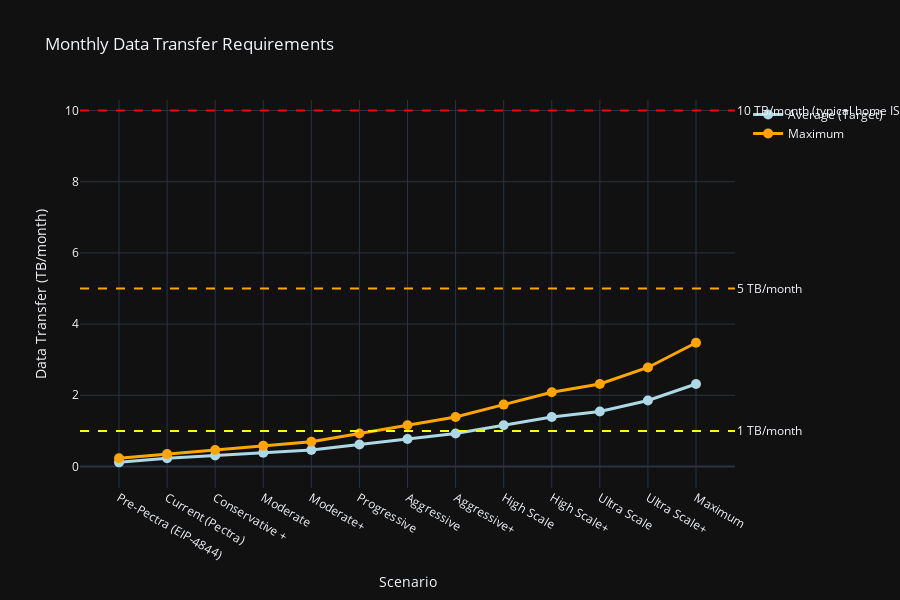

The notebook cell saved with this chart:
### Code cell
# 4. Monthly Data Transfer Visualization

# Filter to show only Full Blob data
df_monthly_full = df_monthly[df_monthly['method'] == 'Full Blob']

# Create subplots for average and maximum
fig = make_subplots(
    rows=1, cols=2,
    subplot_titles=('Average Monthly Data Transfer (Target Blobs)', 'Maximum Monthly Data Transfer (Max Blobs)'),
    horizontal_spacing=0.12
)

# Define colors for different methods
method_colors = {
    'Full Blob': 'lightblue',
    'PeerDAS-4': 'green',
    'PeerDAS-8': 'cyan', 
    'PeerDAS-16': 'blue',
    'PeerDAS-32': 'purple'
}

# Left plot: Average (Target) data transfer
# Add Full Blob average line
fig.add_trace(go.Scatter(
    x=[f"{row['target_blobs']}/{row['max_blobs']}" for _, row in df_monthly_full.iterrows()],
    y=df_monthly_full['avg_monthly_tb'],
    mode='lines+markers',
    name='Full Blob',
    line=dict(width=3, color=method_colors['Full Blob']),
    marker=dict(size=8),
    legendgroup='avg'
), row=1, col=1)

# Add PeerDAS lines for various custody counts (4, 8, 16, 32)
for custody in [4, 8, 16, 32]:
    df_monthly_custody = df_monthly[df_monthly['custody_count'] == custody]
    
    fig.add_trace(go.Scatter(
        x=[f"{row['target_blobs']}/{row['max_blobs']}" for _, row in df_monthly_custody.iterrows()],
        y=df_monthly_custody['avg_monthly_tb'],
        mode='lines+markers',
        name=f'PeerDAS-{custody}',
        line=dict(width=2, color=method_colors.get(f'PeerDAS-{custody}', 'gray')),
        marker=dict(size=6),
        legendgroup='avg'
    ), row=1, col=1)

# Right plot: Maximum data transfer
# Add Full Blob maximum line
fig.add_trace(go.Scatter(
    x=[f"{row['target_blobs']}/{row['max_blobs']}" for _, row in df_monthly_full.iterrows()],
    y=df_monthly_full['max_monthly_tb'],
    mode='lines+markers',
    name='Full Blob',
    line=dict(width=3, color=method_colors['Full Blob']),
    marker=dict(size=8),
    legendgroup='max',
    showlegend=False
), row=1, col=2)

# Add PeerDAS maximum lines for various custody counts (4, 8, 16, 32)
for custody in [4, 8, 16, 32]:
    df_monthly_custody = df_monthly[df_monthly['custody_count'] == custody]
    
    fig.add_trace(go.Scatter(
        x=[f"{row['target_blobs']}/{row['max_blobs']}" for _, row in df_monthly_custody.iterrows()],
        y=df_monthly_custody['max_monthly_tb'],
        mode='lines+markers',
        name=f'PeerDAS-{custody}',
        line=dict(width=2, color=method_colors.get(f'PeerDAS-{custody}', 'gray')),
        marker=dict(size=6),
        legendgroup='max',
        showlegend=False
    ), row=1, col=2)

# Update axes
fig.update_xaxes(title="Target/Max Blobs per Block", tickangle=45)
fig.update_yaxes(title="Data Transfer (TB/month)", type="log", matches='y')

fig.update_layout(
    title="Monthly Data Transfer Requirements: Full Blob vs PeerDAS",
    height=600,
    width=1600,
    hovermode='x unified'
)

fig.show()

### Figure 1 — Plotly figure (JSON) as saved in the notebook; plotly's stock layout.template omitted (floating-point values rounded to 4 significant figures)
{"data": [{"line": {"color": "lightblue", "width": 3}, "marker": {"size": 10}, "mode": "lines+markers", "name": "Average (Target)", "type": "scatter", "x": ["Pre-Pectra (EIP-4844)", "Current (Pectra)", "Conservative +", "Moderate", "Moderate+", "Progressive", "Aggressive", "Aggressive+", "High Scale", "High Scale+", "Ultra Scale", "Ultra Scale+", "Maximum"], "y": [0.1159, 0.2317, 0.309, 0.3862, 0.4635, 0.618, 0.7725, 0.927, 1.159, 1.39, 1.545, 1.854, 2.317]}, {"line": {"color": "orange", "width": 3}, "marker": {"size": 10}, "mode": "lines+markers", "name": "Maximum", "type": "scatter", "x": ["Pre-Pectra (EIP-4844)", "Current (Pectra)", "Conservative +", "Moderate", "Moderate+", "Progressive", "Aggressive", "Aggressive+", "High Scale", "High Scale+", "Ultra Scale", "Ultra Scale+", "Maximum"], "y": [0.2317, 0.3476, 0.4635, 0.5794, 0.6952, 0.927, 1.159, 1.39, 1.738, 2.086, 2.317, 2.781, 3.476]}], "layout": {"annotations": [{"showarrow": false, "text": "1 TB/month", "x": 1, "xanchor": "left", "xref": "x domain", "y": 1, "yanchor": "middle", "yref": "y"}, {"showarrow": false, "text": "5 TB/month", "x": 1, "xanchor": "left", "xref": "x domain", "y": 5, "yanchor": "middle", "yref": "y"}, {"showarrow": false, "text": "10 TB/month (typical home ISP cap)", "x": 1, "xanchor": "left", "xref": "x domain", "y": 10, "yanchor": "middle", "yref": "y"}], "height": 600, "hovermode": "x unified", "shapes": [{"line": {"color": "yellow", "dash": "dash"}, "type": "line", "x0": 0, "x1": 1, "xref": "x domain", "y0": 1, "y1": 1, "yref": "y"}, {"line": {"color": "orange", "dash": "dash"}, "type": "line", "x0": 0, "x1": 1, "xref": "x domain", "y0": 5, "y1": 5, "yref": "y"}, {"line": {"color": "red", "dash": "dash"}, "type": "line", "x0": 0, "x1": 1, "xref": "x domain", "y0": 10, "y1": 10, "yref": "y"}], "title": {"text": "Monthly Data Transfer Requirements"}, "xaxis": {"title": {"text": "Scenario"}}, "yaxis": {"title": {"text": "Data Transfer (TB/month)"}}}}
